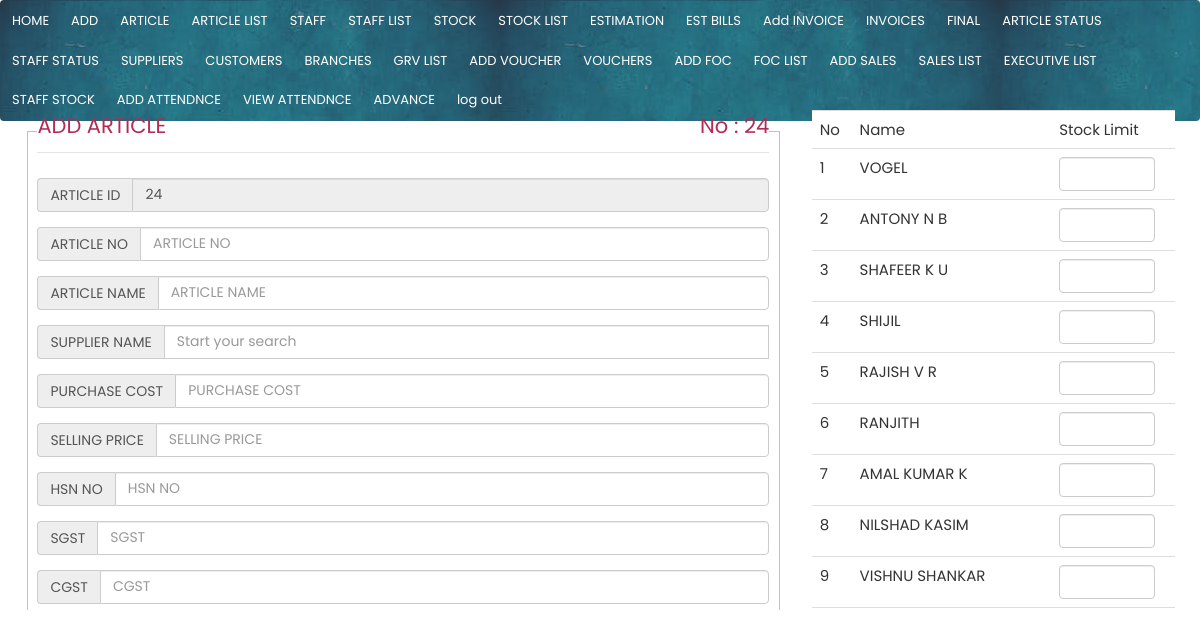
Screenshot of /forms/add_article.php (signed in) with the database file from the repository.
### tables this page shows
CREATE TABLE `articles` (
  `article_id` int(11) NOT NULL,
  `article_name` varchar(250) NOT NULL,
  `supplier_id` int(11) NOT NULL,
  `article_price` decimal(11,2) NOT NULL,
  `article_stock` int(11) DEFAULT 0,
  `article_no` varchar(250) NOT NULL,
  `sales_price` decimal(11,2) NOT NULL,
  `hsn_no` varchar(250) NOT NULL,
  `sgst` varchar(250) NOT NULL,
  `cgst` varchar(250) NOT NULL,
  `igst` varchar(250) NOT NULL,
  `staff_stock` int(11) DEFAULT 0,
  `enter_datetime` datetime NOT NULL DEFAULT current_timestamp(),
  `sold` int(11) DEFAULT 0,
  `dsold` int(11) DEFAULT 0,
  `fsold` int(11) DEFAULT 0,
  `cess` decimal(11,2) NOT NULL
);

CREATE TABLE `staffs` (
  `staff_id` int(11) NOT NULL,
  `staff_name` varchar(250) NOT NULL,
  `branch_id` int(11) NOT NULL,
  `salary` varchar(250) NOT NULL,
  `amount_limit` decimal(11,2) NOT NULL,
  `credit_amount` varchar(250) NOT NULL,
  `staff_ta` decimal(11,2) NOT NULL,
  `staff_allowance` decimal(11,2) NOT NULL,
  `staff_incentive` decimal(11,2) NOT NULL,
  `advance_limit` decimal(11,2) NOT NULL,
  `area` varchar(250) NOT NULL,
  `category` int(11) NOT NULL,
  `first_name` varchar(250) NOT NULL
);

### forms/add_article.php (the view, shortened to what this page needs)
  <?php
  include("../main/navbar.php");
    $query_article=mysqli_query($conn,"select article_id from articles order by article_id desc LIMIT 1
     ");
    $fetch_article=mysqli_fetch_array($query_article);
     $article_id=$fetch_article['article_id'];?>
<form class="col-md-8">
<fieldset>
<legend>ADD ARTICLE    <p style="float: right;">No : <?php echo $article_id+1 ?> </p> </legend>
<div class="form-group"  >
 <div class="input-group">
    <span class="input-group-addon">ARTICLE ID</span>
    <input id="article_id"  class="form-control" readonly="1" name="article_id" value="<?php echo $article_id+1 ?>" >
  </div></div>
<div class="form-group">
 <div class="input-group">
    <span class="input-group-addon">ARTICLE NO</span>
    <input id="article_no" type="text" class="form-control" name="article_no" placeholder="ARTICLE NO"  >
  </div></div>
<div class="form-group">
 <div class="input-group">
    <span class="input-group-addon">ARTICLE NAME</span>
    <input id="article_name" type="text" class="form-control" name="article_name" placeholder="ARTICLE NAME"  >
  </div></div>
<div class="form-group"> <div class="input-group">
    <span class="input-group-addon">SUPPLIER NAME</span>
    <input list="suppliers" id="article_supplier_id" name="supplier_id" placeholder="Start your search" class="form-control">
  </div></div>
<div class="form-group">
 <div class="input-group">
    <span class="input-group-addon">PURCHASE COST</span>
    <input id="article_price" type="text" class="form-control" name="article_price" placeholder="PURCHASE COST"  >
  </div></div>
<div class="form-group">
 <div class="input-group">
    <span class="input-group-addon">SELLING PRICE</span>
    <input id="sales_price" type="text" class="form-control" name="sales_price" placeholder="SELLING PRICE"  >
  </div></div>
<div class="form-group">
 <div class="input-group">
    <span class="input-group-addon">HSN NO</span>
    <input id="hsn_no" type="text" class="form-control" name="hsn_no" placeholder="HSN NO"  >
  </div></div>
<div class="form-group">
 <div class="input-group">
    <span class="input-group-addon">SGST</span>
    <input id="sgst" type="text" class="form-control" name="sgst" placeholder="SGST"  >
  </div></div>
<div class="form-group">
 <div class="input-group">
    <span class="input-group-addon">CGST</span>
    <input id="cgst" type="text" class="form-control" name="cgst" placeholder="CGST"  >
  </div></div>
</fieldset>
</form>
<div class="col-md-4">
  <table class="table" >
    <tr>
      <td>No</td>
      <td>Name</td>
      <td>Stock Limit</td>
    </tr>
  <?php
  $sql="SELECT staff_id,staff_name from staffs";
  $query=mysqli_query($conn,$sql);
while($fetch=mysqli_fetch_array($query))
      {
        $staff_id=$fetch['staff_id'];
        $staff_name=$fetch['staff_name'];
        ?>
<tr>
  <td> <?php echo $staff_id;?></td>
  <td><?php echo $staff_name;?></td>
  <td ><input  style="width: 8vw;text-align: center;" class="form-control"  type="text" name="article_limit" id="article_limi3t"></td>
</tr>
       <?php } ?>
     </table></div>
</div>

### css/w3.css (style rules this page uses)
html { box-sizing:border-box }
*,*:before,*:after { box-sizing:inherit }
html { -ms-text-size-adjust:100%;-webkit-text-size-adjust:100% }
body { margin:0 }
button,input,select,textarea,optgroup { font:inherit;margin:0 }
button,input { overflow:visible }
fieldset { border:1px solid #c0c0c0;margin:0 2px;padding:.35em .625em .75em }
legend { color:inherit;display:table;max-width:100%;padding:0;white-space:normal }
html,body { font-family:Verdana,sans-serif;font-size:15px;line-height:1.5 }
html { overflow-x:hidden }

### main/navbar.php (style rules this page uses)
body { margin:0; }

### rows the page displays
articles: $article_id+1 "24", article_id "24"
staffs: staff_id "1", staff_name "VOGEL"
staffs: staff_id "2", staff_name "ANTONY N B"
staffs: staff_id "3", staff_name "SHAFEER K U"
staffs: staff_id "4", staff_name "SHIJIL"
staffs: staff_id "5", staff_name "RAJISH V R"
staffs: staff_id "6", staff_name "RANJITH"
staffs: staff_id "7", staff_name "AMAL KUMAR K"
staffs: staff_id "8", staff_name "NILSHAD KASIM"
staffs: staff_id "9", staff_name "VISHNU SHANKAR"
